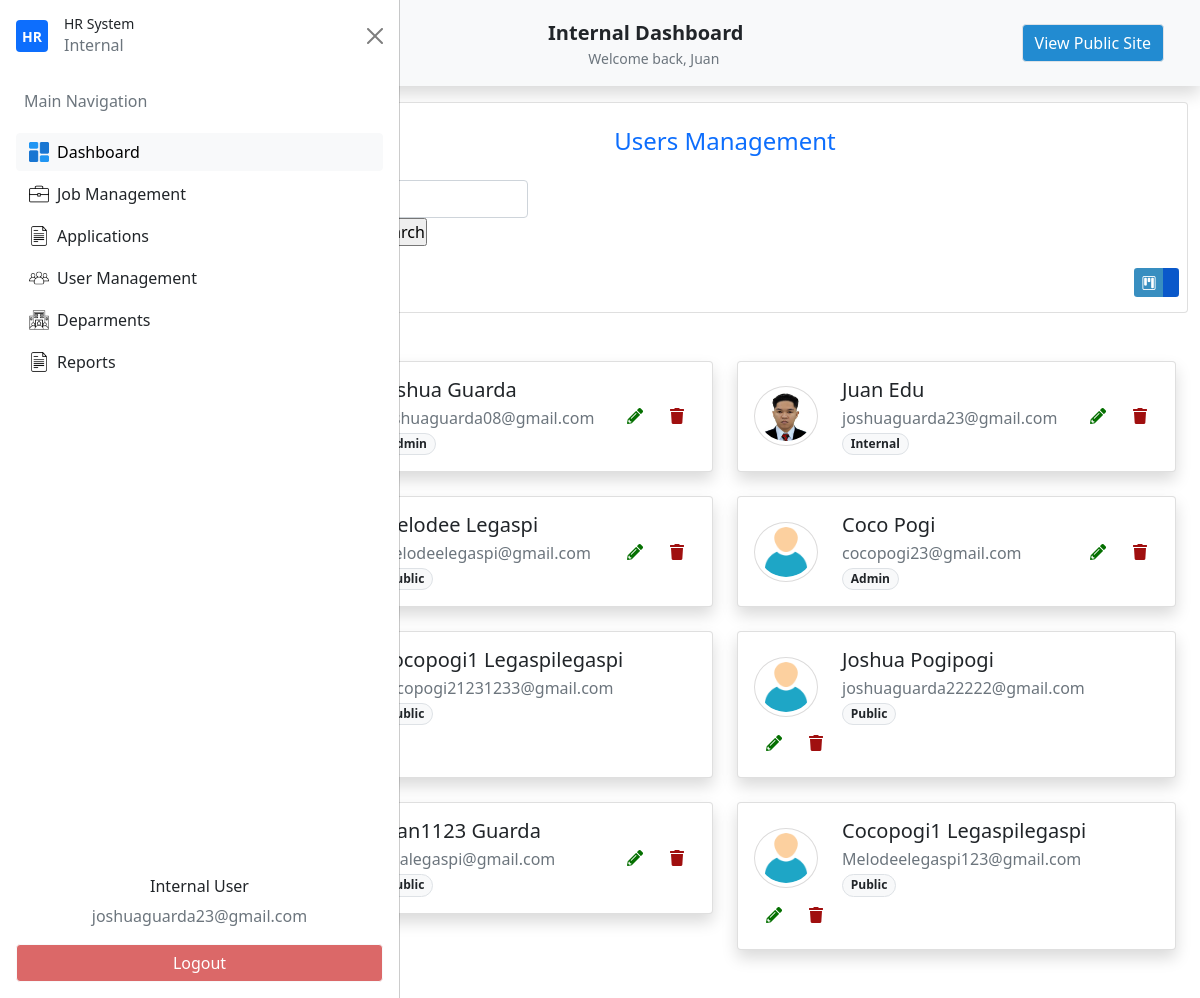
/admin-get-users (signed in), run on the app's committed database.
### my_app/models.py (models this page shows, shortened)
class Usertype(db.Model):
    id = db.Column(db.Integer(),primary_key=True)
    name=db.Column(db.String(length=30),unique=True,nullable=False)
    user_type=db.relationship('Users',backref='desig_user',lazy=True)
    def __str__(self):
        return self.name

class Users(db.Model,UserMixin):
    id = db.Column(db.Integer(),primary_key=True)
    firstname=db.Column(db.String(length=30),nullable=False)
    lastname=db.Column(db.String(length=30),nullable=False)
    email_address=db.Column(db.String(length=51),nullable=False)
    password_hash=db.Column(db.String(length=30),nullable=False)
    address_1 = db.Column(db.String(length=120),nullable=True)
    address_2 = db.Column(db.String(length=100),nullable=True)
    brgy_id = db.Column(db.String(),nullable=True)
    munci_id = db.Column(db.String(),nullable=True)
    prov_id = db.Column(db.String(),nullable=True)
    zipcode = db.Column(db.String(),nullable=True)
    mobile_number = db.Column(db.String(length=11),nullable=True)
    phone_number = db.Column(db.String(length=8),nullable=True)
    profile_picture =db.Column(db.String(),nullable=True)
    department_id =db.Column(db.Integer(),db.ForeignKey('department.id'))
    department = db.relationship('Department')
    user_type_id = db.Column(db.Integer(),db.ForeignKey('usertype.id'))
    user_type = db.relationship('Usertype')
    creation_date = db.Column(db.Date(),nullable=False)
    write_date =  db.Column(db.Date(),nullable=False)
    @property
    def password(self):
        raise AttributeError("Password is write-only.")

### my_app/routes.py (the view, shortened to what this page needs)
@app.route('/admin-get-users', methods=["GET","POST"])
@login_required
def admin_dashboard_manage_users():
    users = Users.query.all()
    return render_template('admin/admin_users_management.html', users=users)

### my_app/models.py (called while the page is built)
@login_manager.user_loader
def load_user(user_id):
    return Users.query.get(int(user_id))

### my_app/templates/admin/admin_users_management.html (shortened to what this page needs)
{% extends "admin/admin_dashboard.html"%}
{% block nav%}
<li class="nav-item">
    <button id="nav-btn" type="button" class="btn btn-light fw-normal border" onclick="location.href='{{ url_for('home_page') }}'">
    View Public Site
    </button>
</li>
{% endblock%}
{% block section %}
<section id="UsersManagement">
    <div class="container">
        <div class="row pt-3">
            <div class="col-12">
                <div class="card users-management">
                    <div class="card-body p-2">
                        <div class="text-center">
                            <h4 class="py-3 text-primary">Users Management</h4>
                            <div class="d-flex">
                                <form id="searchUserForm" method="POST">
                                </form>
                            </div>
                        </div>
                        <div class="d-flex justify-content-between align-items-center mt-3 flex-wrap">
                            <button type="button" class="btn btn-primary d-none d-md-block" onclick="openUserCreateModal()">
                            </button>
                            <div class="d-none d-md-flex justify-content-between w-50">
                                <div class="btn-group" role="group" aria-label="Basic outlined example">
                                    <button type="button" class="kanban-view btn btn-sm btn-primary " data-bs-toggle="tooltip" title="Kanban View">
                                        <i class="bi bi-kanban"></i>
                                    </button>
                                    <button type="button" class="list-view btn btn-sm btn-primary active" data-bs-toggle="tooltip" title="List View">
                                    </button>
                                </div>
                            </div>
                        </div>
                    </div>
                </div>
            </div>
        </div>
        <section id="UsersManagementKanbanView" class="container">
            <div class="row row-cols-1 row-cols-lg-2 g-4 py-5">
                {% for user in users %}
                    <div class="col">
                        <div class="col" id="user-card-{{ user.id }}">
                            <div class="card shadow h-100">
                                <div class="card-body">
                                    <div class="d-flex flex-wrap align-items-center justify-content-between">
                                        <div class="d-flex align-items-center flex-wrap flex-grow-1 min-w-0">
                                            <img id="user-avatar-{{ user.id }}"
                                            src="{{
                                            url_for('static', filename='uploads/avatars/' + user.profile_picture)
                                            if user.profile_picture
                                            else url_for('static', filename='builtin/icons/person.png')
                                            }}"
                                            onerror="this.onerror=null; this.src='{{ url_for('static', filename='builtin/icons/person.png') }}';"
                                            class="rounded-circle me-3 p-1"
                                            style="border: 1px solid {{ user.department.color if user.department and user.department.color else '#dcdbdb' }};"
                                            width="64" height="60">
                                            <div class="px-2">
                                                <h5 class="mb-1" id="user-name-{{ user.id }}">{{ user.firstname|capitalize }} {{ user.lastname|capitalize }}</h5>
                                                <p class="text-muted mb-0" id="user-email-{{ user.id }}">{{ user.email_address }}</p>
                                                <p class="text-muted mb-0" id="user-type-{{ user.id }}">
                                                    <span class="badge border rounded-pill bg-light text-dark"
                                                        data-user-type-id="{{ user.user_type_id }}">
                                                        {{ user.user_type.name|capitalize }}
                                                    </span>
                                                </p>
                                            </div>
                                        </div>
                                        <div class="btn-group gap-1 mt-3 mt-md-0">
                                            <button type="button" class="btn btn-transparent-success" onclick="openUserEditModal({{user.id}})">
                                                <i class="fas fa-pencil-alt"></i>
                                            </button>
                                            <button type="button" class="btn btn-transparent-danger" onclick="openUserDeleteModal({{user.id}})">
                                                <i class="fas fa-trash"></i>
                                            </button>
                                        </div>
                                    </div>
                                </div>
                            </div>
                        </div>
                    </div>
                {% endfor %}
            </div>
        </section>
    </div>
</section>
{% endblock%}

### my_app/templates/admin/admin_dashboard.html (shortened to what this page needs)
{% extends "dashboard/base_dashboard.html"%}

### my_app/templates/dashboard/base_dashboard.html (shortened to what this page needs)
{% extends "base.html"%}
{% block content %}
    <nav class="navbar navbar-expand-lg navbar-light bg-light shadow p-4 custom-nav-class">
        <div class="container">
            {% if current_user.user_type.name=='admin' or current_user.user_type.name=='internal'%}
                <div class="d-flex w-100 justify-content-between align-items-center position-relative">
                    <button class="btn btn-light d-flex justify-content-center align-items-center p-2 dashboard_side_btn" type="button" data-bs-toggle="offcanvas" data-bs-target="#offcanvasScrolling" aria-controls="offcanvasScrolling">
                    </button>
                    <div class="position-absolute start-50 translate-middle-x text-center">
                        <a class="navbar-brand fw-bold mb-0 text-dark" href="{{ url_for('admin_dashboard') }}">
                            <span>{{ current_user.user_type|capitalize }}</span> Dashboard
                        </a>
                        <div class="text-muted small">Welcome back, {{ current_user.firstname|capitalize }}</div>
                    </div>
                </div>
            {% endif %}
            <div class="collapse navbar-collapse justify-content-center custom-nav-list-dashboard text-nowrap" id="navbarNavAltMarkup">
                <ul class="navbar-nav ms-auto">
                    {% block nav%}
                    {% endblock%}
                </ul>
            </div>
        </div>
    </nav>
    {% if current_user.user_type.name=='admin' or current_user.user_type.name=='internal'%}
    <div class="offcanvas offcanvas-start" data-bs-scroll="true" data-bs-backdrop="false" tabindex="-1" id="offcanvasScrolling" aria-labelledby="offcanvasScrollingLabel">
        <div class="offcanvas-header">
            <div class="d-flex align-items-center gap-2">
                <div class="d-flex align-items-center justify-content-center bg-primary rounded me-2" style="width: 2rem; height: 2rem;">
                    <span class="text-white fw-bold small">HR</span>
                </div>
                <div id="hr-details">
                    <h2 class="fw-semibold small mb-0">HR System</h2>
                    <p class="text-muted text-xs mb-0">{{ current_user.user_type|capitalize }}</p>
                </div>
            </div>
            <button type="button" class="btn-close text-reset" data-bs-dismiss="offcanvas" aria-label="Close"></button>
        </div>
        <div class="offcanvas-body">
            <ul class="nav flex-column gap-1">
                <li class="nav-item">
                    <p class="text-muted text-start px-2">Main Navigation</p>
                </li>
                <li class="nav-item">
                    <button class="btn btn-light w-100 text-start d-flex align-items-center dashboard_side_btn" onclick="location.href='{{ url_for('admin_dashboard') }}'" >
                        <img src="{{ url_for('static', filename='builtin/icons/dashboard.png') }}" width="20" class="me-2">
                        Dashboard
                    </button>
                </li>
                <li class="nav-item">
                   <button class="btn  w-100 text-start d-flex align-items-center dashboard_side_btn">
                         <img src="{{ url_for('static', filename='builtin/icons/briefcase.png') }}" width="20" class="me-2">
                        Job Management
                    </button>
                </li>
                <li class="nav-item">
                    <button class="btn  w-100 text-start d-flex align-items-center dashboard_side_btn">
                         <img src="{{ url_for('static', filename='builtin/icons/file.png') }}" width="20" class="me-2">
                        Applications
                    </button>
                </li>
                <li class="nav-item">
                   <button class="btn  w-100 text-start d-flex align-items-center dashboard_side_btn" onclick="location.href='{{ url_for('admin_dashboard_manage_users') }}'">
                        <img src="{{ url_for('static', filename='builtin/icons/group.png') }}" width="20" class="me-2">
                        User Management
                    </button>
                </li>
                <li class="nav-item">
                   <button class="btn  w-100 text-start d-flex align-items-center dashboard_side_btn">
                         <img src="{{ url_for('static', filename='builtin/icons/corporation.png') }}" width="20" class="me-2">
                        Deparments
                    </button>
                </li>
                <li class="nav-item">
                   <button class="btn  w-100 text-start d-flex align-items-center dashboard_side_btn">
                         <img src="{{ url_for('static', filename='builtin/icons/file.png') }}" width="20" class="me-2">
                        Reports
                    </button>
                </li>
            </ul>
        </div>
        <div class="offcanvas-footer p-3">
            <div class="text-center">
                <h6>{{current_user.user_type|capitalize}} User</h6>
                <p class='text-muted'>{{current_user.email_address}}</p>
            </div>
            <button id="logout-btn" class="btn btn-light w-100" onclick="location.href='{{ url_for('logout_page') }}'">
                Logout
            </button>
        </div>
    </div>
    {% endif %}
    <section class="main-content">
    {% block section %}
    {% endblock%}
    </section>
{% endblock%}

### my_app/templates/base.html (shortened to what this page needs)
<!DOCTYPE html>
<html lang="en">
<head>
    <link href="https://cdn.jsdelivr.net/npm/bootstrap@5.0.2/dist/css/bootstrap.min.css"
      rel="stylesheet"
>
    <link href="https://use.fontawesome.com/releases/v5.6.3/css/all.css" rel="stylesheet">
    <link rel="stylesheet" href="https://cdn.jsdelivr.net/npm/bootstrap-icons@1.3.0/font/bootstrap-icons.css">
    <link href="https://cdn.jsdelivr.net/npm/remixicon@3.2.0/fonts/remixicon.css" rel="stylesheet">
    <link href="https://cdn.datatables.net/1.13.8/css/dataTables.bootstrap5.min.css" rel="stylesheet">
    <link rel="stylesheet" href="https://cdn.datatables.net/select/1.7.0/css/select.bootstrap5.min.css" />
    <link href="https://cdn.jsdelivr.net/npm/x-editable-bs5@1.5.8/dist/bootstrap5-editable/css/bootstrap-editable.css" rel="stylesheet">
    <link rel= "stylesheet" href= "{{ url_for('static',filename='style.css') }}">
</head>
<body>
    {% block content%}
    {% endblock%}
</body>
</html>

### my_app/static/style.css (style rules this page uses)
* { padding: 0; margin: 0; box-sizing: border-box; }
#nav-btn { color: #ffffff; background-color: #228bd1; white-space: nowrap; }
#logout-btn { color: #ffffff; background-color: #db6868; white-space: nowrap; }
body.sidebar-open .navbar { margin-left: 250px; transition: margin 0.3s ease; }
body.sidebar-open .main-content { margin-left: 250px; transition: margin 0.3s ease; }
.main-content,.navbar { transition: margin 0.3s ease; }
.btn-primary, .btn-primary:focus, .btn-primary:active, .btn-primary:focus:active, .btn-primary:focus-visible { background-color: #388ec0; border: none; outline: none; box-shadow: none; transition: transform 0.3s ease, box-shadow 0.2s ease; }
.btn-transparent-success, .btn-transparent-success:focus, .btn-transparent-success:active, .btn-transparent-success:focus:active, .btn-transparent-success:focus-visible { color:#057001 ; border: none; outline: none; box-shadow: none; transition: transform 0.3s ease; }
.btn-transparent-danger, .btn-transparent-danger:focus, .btn-transparent-danger:active, .btn-transparent-danger:focus:active, .btn-transparent-danger:focus-visible { color:#a00f0f ; border: none; outline: none; box-shadow: none; transition: transform 0.3s ease; }

### data on the page
Usertype: user_type "Internal"
Users: firstname "Juan", email_address "joshuaguarda23@gmail.com", profile_picture (picture), lastname "Edu", user_type.name "Internal"
Users: firstname "Joshua", lastname "Guarda", email_address "joshuaguarda08@gmail.com", user_type.name "Admin"
Users: firstname "Melodee", lastname "Legaspi", email_address "Melodeelegaspi@gmail.com", user_type.name "Public"
Users: firstname "Coco", lastname "Pogi", email_address "cocopogi23@gmail.com", user_type.name "Admin"
Users: firstname "Cocopogi1", lastname "Legaspilegaspi", email_address "cocopogi21231233@gmail.com", user_type.name "Public"
Users: firstname "Joshua", lastname "Pogipogi", email_address "joshuaguarda22222@gmail.com", user_type.name "Public"
Users: firstname "Juan1123", lastname "Guarda", email_address "Elsalegaspi@gmail.com", user_type.name "Public"
Users: firstname "Cocopogi1", lastname "Legaspilegaspi", email_address "Melodeelegaspi123@gmail.com", user_type.name "Public"
